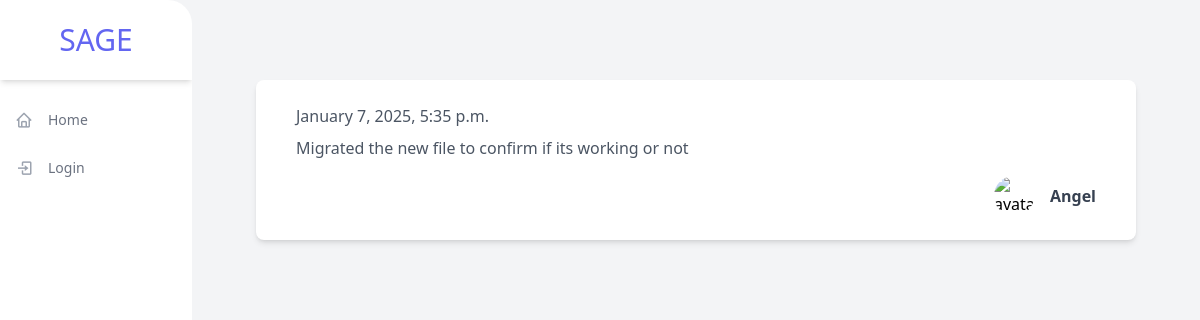
Page /13/ on the earlier database version.
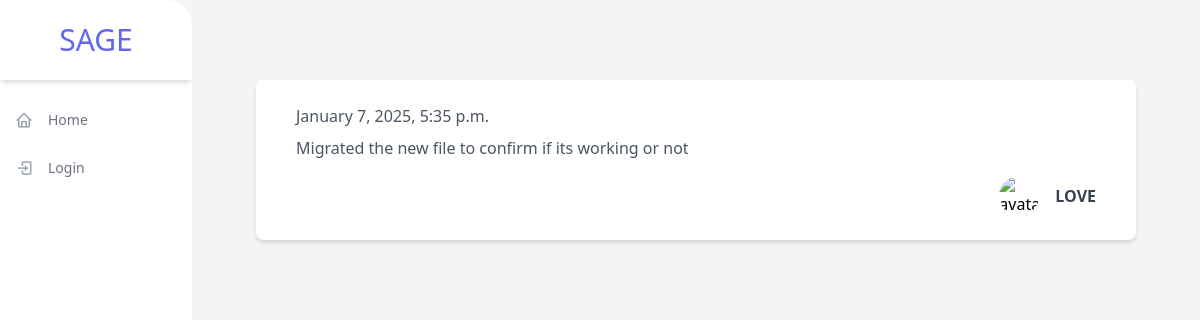
Same page on the later database version.
### feed/models.py (models this page shows, shortened)
class Post(models.Model):
    text = models.CharField(max_length=240)
    date = models.DateTimeField(auto_now=True)
    author = models.ForeignKey(
        User,
        on_delete=models.CASCADE,
    )

### feed/views.py (the view)
# urls.py: path("<int:pk>/",views.PostDetailView.as_view(), name = "detail"),
class PostDetailView(DetailView):
    http_method_names = ["get"]
    template_name = "feed/detail.html"
    model = Post
    context_object_name = 'post'

### feed/templates/feed/detail.html (shortened to what this page needs)
{%extends "base.html"%}
{%block body%}
{% include "includes/post.html" with post=post %}
{%endblock%}

### mysite/templates/base.html (shortened to what this page needs)
{%load static%}
<!DOCTYPE html>
<html lang="en">
<head>
  <link rel="stylesheet" href="https://unpkg.com/boxicons@2.0.7/css/boxicons.min.css" />
  {% load static %}
  <link rel="stylesheet" href="{% static "css/style.css" %}">
  <script src="https://cdn.tailwindcss.com"></script>
</head>
<body>
  <div class="min-h-screen flex flex-row bg-gray-100">
    <div class="flex flex-col w-56 bg-white rounded-r-3xl overflow-hidden">
      <div class="flex items-center justify-center h-20 shadow-md">
        <h1 class="text-3xl uppercase text-indigo-500">SAGE</h1>
      </div>
      <ul class="flex flex-col py-4">
        <li>
          <a href="/"
            class="flex flex-row items-center h-12 transform hover:translate-x-2 transition-transform ease-in duration-200 text-gray-500 hover:text-gray-800">
            <span class="inline-flex items-center justify-center h-12 w-12 text-lg text-gray-400"><i
                class="bx bx-home"></i></span>
            <span class="text-sm font-medium">Home</span>
          </a>
        </li>
        {% if request.user.is_authenticated %}
        <li>
          <a href="{% url 'account_logout' %}"
            class="flex flex-row items-center h-12 transform hover:translate-x-2 transition-transform ease-in duration-200 text-gray-500 hover:text-gray-800">
            <span class="inline-flex items-center justify-center h-12 w-12 text-lg text-gray-400"><i
                class="bx bx-log-out"></i></span>
            <span class="text-sm font-medium">Logout</span>
          </a>
        </li>
        <li>
          <a href="{% url 'feed:new_post' %}"
            class="flex flex-row items-center h-12 transform hover:translate-x-2 transition-transform ease-in duration-200 text-gray-500 hover:text-gray-800 js-toggle-modal">
            <span class="inline-flex items-center justify-center h-12 w-12 text-lg text-gray-400"><i
                class="bx bxs-l"></i></span>
            <span class="text-sm font-medium">New Post</span>
          </a>
        </li>
        <li>
          <a href="{% url 'profile:detail' user.username %}"
            class="flex flex-row items-center h-12 transform hover:translate-x-2 transition-transform ease-in duration-200 text-gray-500 hover:text-gray-800 ">
            <span class="inline-flex items-center justify-center h-12 w-12 text-lg text-gray-400"><i
                class="bx bxs-l"></i></span>
            <span class="text-sm font-medium">My Profile</span>
          </a>
        </li>
        {% else %}
        <li>
          <a href="{% url 'account_login' %}"
            class="flex flex-row items-center h-12 transform hover:translate-x-2 transition-transform ease-in duration-200 text-gray-500 hover:text-gray-800">
            <span class="inline-flex items-center justify-center h-12 w-12 text-lg text-gray-400"><i
                class="bx bx-log-in"></i></span>
            <span class="text-sm font-medium">Login</span>
          </a>
        </li>
        {% endif %}
      </ul>
    </div>
    <div class="p-16">
      {% block body %}{% endblock %}
    </div>
  </div>
</body>
</html>

### mysite/templates/includes/post.html (shortened to what this page needs)
{% load thumbnail %}
<div class="max-w-4xl px-10 my-4 py-6 bg-white rounded-lg shadow-md">
    <div class="flex justify-between items-center">
        <span class="font-light text-gray-600">{{post.date|date:"F j, Y, g:i a"}}</span>
    </div>
    <div class="mt-2" style="width:50rem">
        <p class="mt-2 text-gray-600">{{post.text}}</p>
    </div>
    <div class="flex justify-between items-center mt-4">
        {% if show_detail_link %}
        <a class="text-blue-600 hover:underline" href="{% url 'feed:detail' post.id %}">Read more</a>
        {%else%}
        <span>&nbsp;</span>
        {% endif %}
        <div>
            <a class="flex items-center" href="{% url 'profile:detail' post.author.username %}">
                {% thumbnail post.author.profile.Image "373x373" crop="center" as im %}
                     <img class="mx-4 w-10 h-10 object-cover rounded-full hidden sm:block" src="{{ im.url }}" alt="avatar">
                {% endthumbnail %}
                <h1 class="text-gray-700 font-bold">{{post.author.username}}</h1>
            </a>
        </div>
    </div>
</div>

Differences in the rows shown:
changed through a linked row, Post "Migrated the new file to confirm if its working or not": author.username "Angel" → "LOVE"
